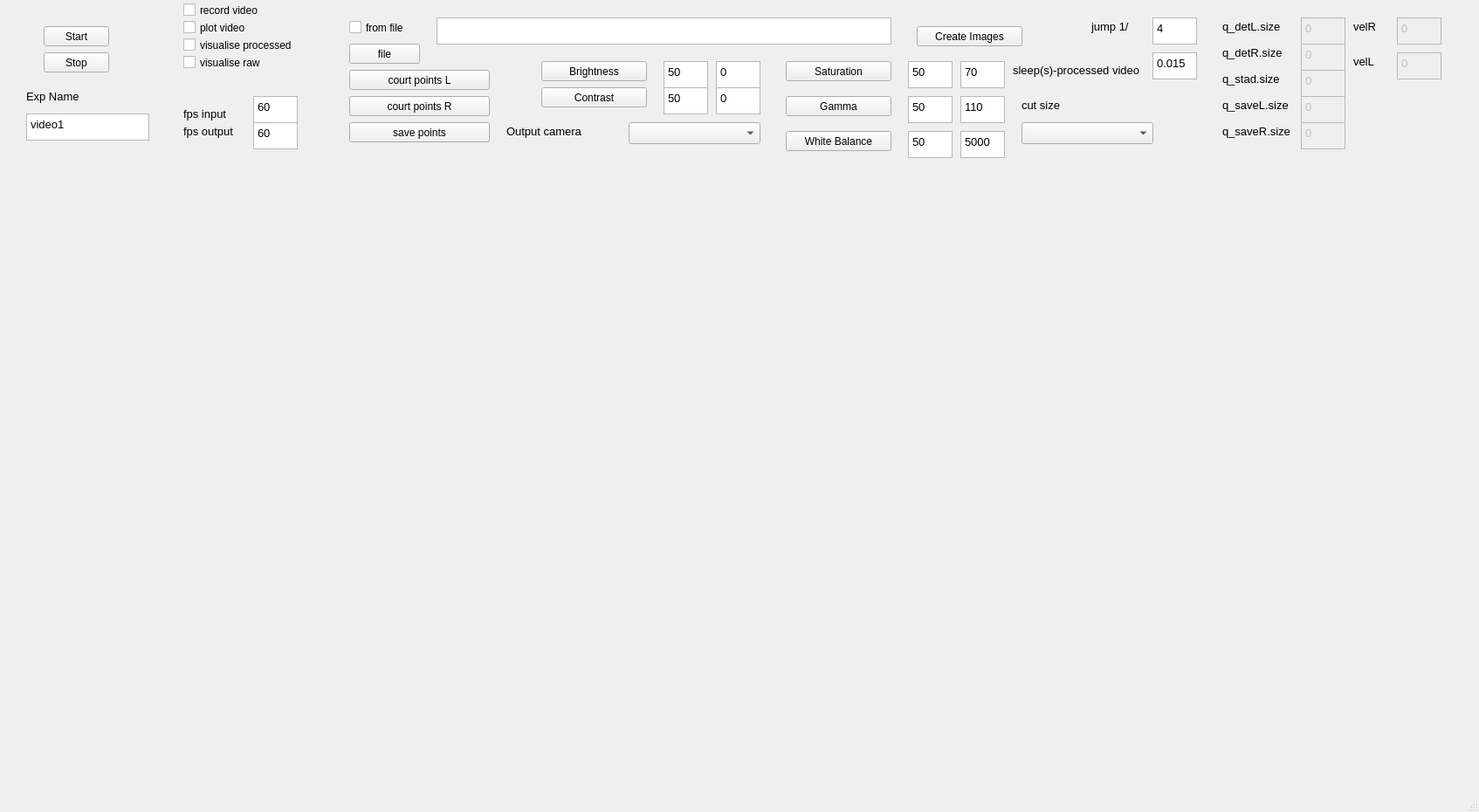
<?xml version="1.0" encoding="UTF-8"?>
<ui version="4.0">
 <class>MainWindow</class>
 <widget class="QMainWindow" name="MainWindow">
  <property name="geometry">
   <rect>
    <x>0</x>
    <y>0</y>
    <width>1694</width>
    <height>930</height>
   </rect>
  </property>
  <property name="windowTitle">
   <string>MainWindow</string>
  </property>
  <widget class="QWidget" name="centralwidget">
   <widget class="QPushButton" name="start_pushButton">
    <property name="geometry">
     <rect>
      <x>50</x>
      <y>30</y>
      <width>75</width>
      <height>23</height>
     </rect>
    </property>
    <property name="text">
     <string>Start</string>
    </property>
   </widget>
   <widget class="QPushButton" name="stop_pushButton">
    <property name="geometry">
     <rect>
      <x>50</x>
      <y>60</y>
      <width>75</width>
      <height>23</height>
     </rect>
    </property>
    <property name="text">
     <string>Stop</string>
    </property>
   </widget>
   <widget class="QTextEdit" name="fps_textEdit">
    <property name="geometry">
     <rect>
      <x>290</x>
      <y>110</y>
      <width>51</width>
      <height>31</height>
     </rect>
    </property>
    <property name="font">
     <font>
      <pointsize>10</pointsize>
     </font>
    </property>
    <property name="html">
     <string>&lt;!DOCTYPE HTML PUBLIC &quot;-//W3C//DTD HTML 4.0//EN&quot; &quot;http://www.w3.org/TR/REC-html40/strict.dtd&quot;&gt;
&lt;html&gt;&lt;head&gt;&lt;meta name=&quot;qrichtext&quot; content=&quot;1&quot; /&gt;&lt;style type=&quot;text/css&quot;&gt;
p, li { white-space: pre-wrap; }
&lt;/style&gt;&lt;/head&gt;&lt;body style=&quot; font-family:'Ubuntu'; font-size:10pt; font-weight:400; font-style:normal;&quot;&gt;
&lt;p style=&quot; margin-top:0px; margin-bottom:0px; margin-left:0px; margin-right:0px; -qt-block-indent:0; text-indent:0px;&quot;&gt;&lt;span style=&quot; font-family:'MS Shell Dlg 2';&quot;&gt;60&lt;/span&gt;&lt;/p&gt;&lt;/body&gt;&lt;/html&gt;</string>
    </property>
   </widget>
   <widget class="QLabel" name="label_11">
    <property name="geometry">
     <rect>
      <x>210</x>
      <y>120</y>
      <width>61</width>
      <height>20</height>
     </rect>
    </property>
    <property name="font">
     <font>
      <pointsize>10</pointsize>
     </font>
    </property>
    <property name="text">
     <string>fps input</string>
    </property>
   </widget>
   <widget class="QTextEdit" name="fps_repetition_textEdit">
    <property name="geometry">
     <rect>
      <x>290</x>
      <y>140</y>
      <width>51</width>
      <height>31</height>
     </rect>
    </property>
    <property name="font">
     <font>
      <pointsize>10</pointsize>
     </font>
    </property>
    <property name="html">
     <string>&lt;!DOCTYPE HTML PUBLIC &quot;-//W3C//DTD HTML 4.0//EN&quot; &quot;http://www.w3.org/TR/REC-html40/strict.dtd&quot;&gt;
&lt;html&gt;&lt;head&gt;&lt;meta name=&quot;qrichtext&quot; content=&quot;1&quot; /&gt;&lt;style type=&quot;text/css&quot;&gt;
p, li { white-space: pre-wrap; }
&lt;/style&gt;&lt;/head&gt;&lt;body style=&quot; font-family:'Ubuntu'; font-size:10pt; font-weight:400; font-style:normal;&quot;&gt;
&lt;p style=&quot; margin-top:0px; margin-bottom:0px; margin-left:0px; margin-right:0px; -qt-block-indent:0; text-indent:0px;&quot;&gt;&lt;span style=&quot; font-family:'MS Shell Dlg 2';&quot;&gt;60&lt;/span&gt;&lt;/p&gt;&lt;/body&gt;&lt;/html&gt;</string>
    </property>
   </widget>
   <widget class="QLabel" name="label_13">
    <property name="geometry">
     <rect>
      <x>210</x>
      <y>140</y>
      <width>101</width>
      <height>20</height>
     </rect>
    </property>
    <property name="font">
     <font>
      <pointsize>10</pointsize>
     </font>
    </property>
    <property name="text">
     <string>fps output</string>
    </property>
   </widget>
   <widget class="QLabel" name="initFrame_label">
    <property name="geometry">
     <rect>
      <x>40</x>
      <y>180</y>
      <width>721</width>
      <height>701</height>
     </rect>
    </property>
    <property name="autoFillBackground">
     <bool>true</bool>
    </property>
    <property name="text">
     <string/>
    </property>
   </widget>
   <widget class="QCheckBox" name="checkBox_plot_video">
    <property name="geometry">
     <rect>
      <x>210</x>
      <y>20</y>
      <width>131</width>
      <height>23</height>
     </rect>
    </property>
    <property name="text">
     <string>plot video</string>
    </property>
   </widget>
   <widget class="QPushButton" name="brightness_pushButton">
    <property name="geometry">
     <rect>
      <x>620</x>
      <y>70</y>
      <width>121</width>
      <height>23</height>
     </rect>
    </property>
    <property name="text">
     <string>Brightness</string>
    </property>
   </widget>
   <widget class="QTextEdit" name="brightness_textEdit">
    <property name="geometry">
     <rect>
      <x>760</x>
      <y>70</y>
      <width>51</width>
      <height>31</height>
     </rect>
    </property>
    <property name="font">
     <font>
      <pointsize>10</pointsize>
     </font>
    </property>
    <property name="html">
     <string>&lt;!DOCTYPE HTML PUBLIC &quot;-//W3C//DTD HTML 4.0//EN&quot; &quot;http://www.w3.org/TR/REC-html40/strict.dtd&quot;&gt;
&lt;html&gt;&lt;head&gt;&lt;meta name=&quot;qrichtext&quot; content=&quot;1&quot; /&gt;&lt;style type=&quot;text/css&quot;&gt;
p, li { white-space: pre-wrap; }
&lt;/style&gt;&lt;/head&gt;&lt;body style=&quot; font-family:'Ubuntu'; font-size:10pt; font-weight:400; font-style:normal;&quot;&gt;
&lt;p style=&quot; margin-top:0px; margin-bottom:0px; margin-left:0px; margin-right:0px; -qt-block-indent:0; text-indent:0px;&quot;&gt;&lt;span style=&quot; font-family:'MS Shell Dlg 2';&quot;&gt;50&lt;/span&gt;&lt;/p&gt;&lt;/body&gt;&lt;/html&gt;</string>
    </property>
   </widget>
   <widget class="QPushButton" name="contrast_pushButton">
    <property name="geometry">
     <rect>
      <x>620</x>
      <y>100</y>
      <width>121</width>
      <height>23</height>
     </rect>
    </property>
    <property name="text">
     <string>Contrast</string>
    </property>
   </widget>
   <widget class="QTextEdit" name="contrast_textEdit">
    <property name="geometry">
     <rect>
      <x>760</x>
      <y>100</y>
      <width>51</width>
      <height>31</height>
     </rect>
    </property>
    <property name="font">
     <font>
      <pointsize>10</pointsize>
     </font>
    </property>
    <property name="html">
     <string>&lt;!DOCTYPE HTML PUBLIC &quot;-//W3C//DTD HTML 4.0//EN&quot; &quot;http://www.w3.org/TR/REC-html40/strict.dtd&quot;&gt;
&lt;html&gt;&lt;head&gt;&lt;meta name=&quot;qrichtext&quot; content=&quot;1&quot; /&gt;&lt;style type=&quot;text/css&quot;&gt;
p, li { white-space: pre-wrap; }
&lt;/style&gt;&lt;/head&gt;&lt;body style=&quot; font-family:'Ubuntu'; font-size:10pt; font-weight:400; font-style:normal;&quot;&gt;
&lt;p style=&quot; margin-top:0px; margin-bottom:0px; margin-left:0px; margin-right:0px; -qt-block-indent:0; text-indent:0px;&quot;&gt;&lt;span style=&quot; font-family:'MS Shell Dlg 2';&quot;&gt;50&lt;/span&gt;&lt;/p&gt;&lt;/body&gt;&lt;/html&gt;</string>
    </property>
   </widget>
   <widget class="QLabel" name="initFrame2_label">
    <property name="geometry">
     <rect>
      <x>800</x>
      <y>190</y>
      <width>721</width>
      <height>691</height>
     </rect>
    </property>
    <property name="autoFillBackground">
     <bool>true</bool>
    </property>
    <property name="text">
     <string/>
    </property>
   </widget>
   <widget class="QTextEdit" name="folder_name_textEdit">
    <property name="geometry">
     <rect>
      <x>500</x>
      <y>20</y>
      <width>521</width>
      <height>31</height>
     </rect>
    </property>
    <property name="font">
     <font>
      <pointsize>10</pointsize>
     </font>
    </property>
    <property name="html">
     <string>&lt;!DOCTYPE HTML PUBLIC &quot;-//W3C//DTD HTML 4.0//EN&quot; &quot;http://www.w3.org/TR/REC-html40/strict.dtd&quot;&gt;
&lt;html&gt;&lt;head&gt;&lt;meta name=&quot;qrichtext&quot; content=&quot;1&quot; /&gt;&lt;style type=&quot;text/css&quot;&gt;
p, li { white-space: pre-wrap; }
&lt;/style&gt;&lt;/head&gt;&lt;body style=&quot; font-family:'Ubuntu'; font-size:10pt; font-weight:400; font-style:normal;&quot;&gt;
&lt;p style=&quot;-qt-paragraph-type:empty; margin-top:0px; margin-bottom:0px; margin-left:0px; margin-right:0px; -qt-block-indent:0; text-indent:0px;&quot;&gt;&lt;br /&gt;&lt;/p&gt;&lt;/body&gt;&lt;/html&gt;</string>
    </property>
   </widget>
   <widget class="QCheckBox" name="checkBox_visualise_raw">
    <property name="geometry">
     <rect>
      <x>210</x>
      <y>60</y>
      <width>131</width>
      <height>23</height>
     </rect>
    </property>
    <property name="text">
     <string>visualise raw</string>
    </property>
   </widget>
   <widget class="QCheckBox" name="checkBox_from_file">
    <property name="geometry">
     <rect>
      <x>400</x>
      <y>20</y>
      <width>131</width>
      <height>23</height>
     </rect>
    </property>
    <property name="text">
     <string>from file</string>
    </property>
   </widget>
   <widget class="QTextEdit" name="exp_name_textEdit">
    <property name="geometry">
     <rect>
      <x>30</x>
      <y>130</y>
      <width>141</width>
      <height>31</height>
     </rect>
    </property>
    <property name="font">
     <font>
      <pointsize>10</pointsize>
     </font>
    </property>
    <property name="html">
     <string>&lt;!DOCTYPE HTML PUBLIC &quot;-//W3C//DTD HTML 4.0//EN&quot; &quot;http://www.w3.org/TR/REC-html40/strict.dtd&quot;&gt;
&lt;html&gt;&lt;head&gt;&lt;meta name=&quot;qrichtext&quot; content=&quot;1&quot; /&gt;&lt;style type=&quot;text/css&quot;&gt;
p, li { white-space: pre-wrap; }
&lt;/style&gt;&lt;/head&gt;&lt;body style=&quot; font-family:'Ubuntu'; font-size:10pt; font-weight:400; font-style:normal;&quot;&gt;
&lt;p style=&quot; margin-top:0px; margin-bottom:0px; margin-left:0px; margin-right:0px; -qt-block-indent:0; text-indent:0px;&quot;&gt;video1&lt;/p&gt;&lt;/body&gt;&lt;/html&gt;</string>
    </property>
   </widget>
   <widget class="QLabel" name="label_12">
    <property name="geometry">
     <rect>
      <x>30</x>
      <y>100</y>
      <width>121</width>
      <height>20</height>
     </rect>
    </property>
    <property name="font">
     <font>
      <pointsize>10</pointsize>
     </font>
    </property>
    <property name="text">
     <string>Exp Name</string>
    </property>
   </widget>
   <widget class="QPushButton" name="create_images_pushButton">
    <property name="geometry">
     <rect>
      <x>1050</x>
      <y>30</y>
      <width>121</width>
      <height>23</height>
     </rect>
    </property>
    <property name="text">
     <string>Create Images</string>
    </property>
   </widget>
   <widget class="QTextEdit" name="saturation_textEdit">
    <property name="geometry">
     <rect>
      <x>1040</x>
      <y>70</y>
      <width>51</width>
      <height>31</height>
     </rect>
    </property>
    <property name="font">
     <font>
      <pointsize>10</pointsize>
     </font>
    </property>
    <property name="html">
     <string>&lt;!DOCTYPE HTML PUBLIC &quot;-//W3C//DTD HTML 4.0//EN&quot; &quot;http://www.w3.org/TR/REC-html40/strict.dtd&quot;&gt;
&lt;html&gt;&lt;head&gt;&lt;meta name=&quot;qrichtext&quot; content=&quot;1&quot; /&gt;&lt;style type=&quot;text/css&quot;&gt;
p, li { white-space: pre-wrap; }
&lt;/style&gt;&lt;/head&gt;&lt;body style=&quot; font-family:'Ubuntu'; font-size:10pt; font-weight:400; font-style:normal;&quot;&gt;
&lt;p style=&quot; margin-top:0px; margin-bottom:0px; margin-left:0px; margin-right:0px; -qt-block-indent:0; text-indent:0px;&quot;&gt;&lt;span style=&quot; font-family:'MS Shell Dlg 2';&quot;&gt;50&lt;/span&gt;&lt;/p&gt;&lt;/body&gt;&lt;/html&gt;</string>
    </property>
   </widget>
   <widget class="QPushButton" name="saturation_pushButton">
    <property name="geometry">
     <rect>
      <x>900</x>
      <y>70</y>
      <width>121</width>
      <height>23</height>
     </rect>
    </property>
    <property name="text">
     <string>Saturation</string>
    </property>
   </widget>
   <widget class="QTextEdit" name="contrast_textEdit_3">
    <property name="geometry">
     <rect>
      <x>1100</x>
      <y>70</y>
      <width>51</width>
      <height>31</height>
     </rect>
    </property>
    <property name="font">
     <font>
      <pointsize>10</pointsize>
     </font>
    </property>
    <property name="html">
     <string>&lt;!DOCTYPE HTML PUBLIC &quot;-//W3C//DTD HTML 4.0//EN&quot; &quot;http://www.w3.org/TR/REC-html40/strict.dtd&quot;&gt;
&lt;html&gt;&lt;head&gt;&lt;meta name=&quot;qrichtext&quot; content=&quot;1&quot; /&gt;&lt;style type=&quot;text/css&quot;&gt;
p, li { white-space: pre-wrap; }
&lt;/style&gt;&lt;/head&gt;&lt;body style=&quot; font-family:'Ubuntu'; font-size:10pt; font-weight:400; font-style:normal;&quot;&gt;
&lt;p style=&quot; margin-top:0px; margin-bottom:0px; margin-left:0px; margin-right:0px; -qt-block-indent:0; text-indent:0px;&quot;&gt;&lt;span style=&quot; font-family:'MS Shell Dlg 2';&quot;&gt;70&lt;/span&gt;&lt;/p&gt;&lt;/body&gt;&lt;/html&gt;</string>
    </property>
   </widget>
   <widget class="QTextEdit" name="contrast_textEdit_4">
    <property name="geometry">
     <rect>
      <x>1100</x>
      <y>110</y>
      <width>51</width>
      <height>31</height>
     </rect>
    </property>
    <property name="font">
     <font>
      <pointsize>10</pointsize>
     </font>
    </property>
    <property name="html">
     <string>&lt;!DOCTYPE HTML PUBLIC &quot;-//W3C//DTD HTML 4.0//EN&quot; &quot;http://www.w3.org/TR/REC-html40/strict.dtd&quot;&gt;
&lt;html&gt;&lt;head&gt;&lt;meta name=&quot;qrichtext&quot; content=&quot;1&quot; /&gt;&lt;style type=&quot;text/css&quot;&gt;
p, li { white-space: pre-wrap; }
&lt;/style&gt;&lt;/head&gt;&lt;body style=&quot; font-family:'Ubuntu'; font-size:10pt; font-weight:400; font-style:normal;&quot;&gt;
&lt;p style=&quot; margin-top:0px; margin-bottom:0px; margin-left:0px; margin-right:0px; -qt-block-indent:0; text-indent:0px;&quot;&gt;&lt;span style=&quot; font-family:'MS Shell Dlg 2';&quot;&gt;110&lt;/span&gt;&lt;/p&gt;&lt;/body&gt;&lt;/html&gt;</string>
    </property>
   </widget>
   <widget class="QTextEdit" name="gamma_textEdit">
    <property name="geometry">
     <rect>
      <x>1040</x>
      <y>110</y>
      <width>51</width>
      <height>31</height>
     </rect>
    </property>
    <property name="font">
     <font>
      <pointsize>10</pointsize>
     </font>
    </property>
    <property name="html">
     <string>&lt;!DOCTYPE HTML PUBLIC &quot;-//W3C//DTD HTML 4.0//EN&quot; &quot;http://www.w3.org/TR/REC-html40/strict.dtd&quot;&gt;
&lt;html&gt;&lt;head&gt;&lt;meta name=&quot;qrichtext&quot; content=&quot;1&quot; /&gt;&lt;style type=&quot;text/css&quot;&gt;
p, li { white-space: pre-wrap; }
&lt;/style&gt;&lt;/head&gt;&lt;body style=&quot; font-family:'Ubuntu'; font-size:10pt; font-weight:400; font-style:normal;&quot;&gt;
&lt;p style=&quot; margin-top:0px; margin-bottom:0px; margin-left:0px; margin-right:0px; -qt-block-indent:0; text-indent:0px;&quot;&gt;&lt;span style=&quot; font-family:'MS Shell Dlg 2';&quot;&gt;50&lt;/span&gt;&lt;/p&gt;&lt;/body&gt;&lt;/html&gt;</string>
    </property>
   </widget>
   <widget class="QPushButton" name="gamma_pushButton">
    <property name="geometry">
     <rect>
      <x>900</x>
      <y>110</y>
      <width>121</width>
      <height>23</height>
     </rect>
    </property>
    <property name="text">
     <string>Gamma</string>
    </property>
   </widget>
   <widget class="QPushButton" name="white_balance_pushButton">
    <property name="geometry">
     <rect>
      <x>900</x>
      <y>150</y>
      <width>121</width>
      <height>23</height>
     </rect>
    </property>
    <property name="text">
     <string>White Balance</string>
    </property>
   </widget>
   <widget class="QTextEdit" name="white_balance_textEdit">
    <property name="geometry">
     <rect>
      <x>1040</x>
      <y>150</y>
      <width>51</width>
      <height>31</height>
     </rect>
    </property>
    <property name="font">
     <font>
      <pointsize>10</pointsize>
     </font>
    </property>
    <property name="html">
     <string>&lt;!DOCTYPE HTML PUBLIC &quot;-//W3C//DTD HTML 4.0//EN&quot; &quot;http://www.w3.org/TR/REC-html40/strict.dtd&quot;&gt;
&lt;html&gt;&lt;head&gt;&lt;meta name=&quot;qrichtext&quot; content=&quot;1&quot; /&gt;&lt;style type=&quot;text/css&quot;&gt;
p, li { white-space: pre-wrap; }
&lt;/style&gt;&lt;/head&gt;&lt;body style=&quot; font-family:'Ubuntu'; font-size:10pt; font-weight:400; font-style:normal;&quot;&gt;
&lt;p style=&quot; margin-top:0px; margin-bottom:0px; margin-left:0px; margin-right:0px; -qt-block-indent:0; text-indent:0px;&quot;&gt;&lt;span style=&quot; font-family:'MS Shell Dlg 2';&quot;&gt;50&lt;/span&gt;&lt;/p&gt;&lt;/body&gt;&lt;/html&gt;</string>
    </property>
   </widget>
   <widget class="QTextEdit" name="gamma_textEdit_3">
    <property name="geometry">
     <rect>
      <x>1100</x>
      <y>150</y>
      <width>51</width>
      <height>31</height>
     </rect>
    </property>
    <property name="font">
     <font>
      <pointsize>10</pointsize>
     </font>
    </property>
    <property name="html">
     <string>&lt;!DOCTYPE HTML PUBLIC &quot;-//W3C//DTD HTML 4.0//EN&quot; &quot;http://www.w3.org/TR/REC-html40/strict.dtd&quot;&gt;
&lt;html&gt;&lt;head&gt;&lt;meta name=&quot;qrichtext&quot; content=&quot;1&quot; /&gt;&lt;style type=&quot;text/css&quot;&gt;
p, li { white-space: pre-wrap; }
&lt;/style&gt;&lt;/head&gt;&lt;body style=&quot; font-family:'Ubuntu'; font-size:10pt; font-weight:400; font-style:normal;&quot;&gt;
&lt;p style=&quot; margin-top:0px; margin-bottom:0px; margin-left:0px; margin-right:0px; -qt-block-indent:0; text-indent:0px;&quot;&gt;&lt;span style=&quot; font-family:'MS Shell Dlg 2';&quot;&gt;5000&lt;/span&gt;&lt;/p&gt;&lt;/body&gt;&lt;/html&gt;</string>
    </property>
   </widget>
   <widget class="QTextEdit" name="contrast_textEdit_2">
    <property name="geometry">
     <rect>
      <x>820</x>
      <y>100</y>
      <width>51</width>
      <height>31</height>
     </rect>
    </property>
    <property name="font">
     <font>
      <pointsize>10</pointsize>
     </font>
    </property>
    <property name="html">
     <string>&lt;!DOCTYPE HTML PUBLIC &quot;-//W3C//DTD HTML 4.0//EN&quot; &quot;http://www.w3.org/TR/REC-html40/strict.dtd&quot;&gt;
&lt;html&gt;&lt;head&gt;&lt;meta name=&quot;qrichtext&quot; content=&quot;1&quot; /&gt;&lt;style type=&quot;text/css&quot;&gt;
p, li { white-space: pre-wrap; }
&lt;/style&gt;&lt;/head&gt;&lt;body style=&quot; font-family:'Ubuntu'; font-size:10pt; font-weight:400; font-style:normal;&quot;&gt;
&lt;p style=&quot; margin-top:0px; margin-bottom:0px; margin-left:0px; margin-right:0px; -qt-block-indent:0; text-indent:0px;&quot;&gt;&lt;span style=&quot; font-family:'MS Shell Dlg 2';&quot;&gt;0&lt;/span&gt;&lt;/p&gt;&lt;/body&gt;&lt;/html&gt;</string>
    </property>
   </widget>
   <widget class="QTextEdit" name="brightness_textEdit_2">
    <property name="geometry">
     <rect>
      <x>820</x>
      <y>70</y>
      <width>51</width>
      <height>31</height>
     </rect>
    </property>
    <property name="font">
     <font>
      <pointsize>10</pointsize>
     </font>
    </property>
    <property name="html">
     <string>&lt;!DOCTYPE HTML PUBLIC &quot;-//W3C//DTD HTML 4.0//EN&quot; &quot;http://www.w3.org/TR/REC-html40/strict.dtd&quot;&gt;
&lt;html&gt;&lt;head&gt;&lt;meta name=&quot;qrichtext&quot; content=&quot;1&quot; /&gt;&lt;style type=&quot;text/css&quot;&gt;
p, li { white-space: pre-wrap; }
&lt;/style&gt;&lt;/head&gt;&lt;body style=&quot; font-family:'Ubuntu'; font-size:10pt; font-weight:400; font-style:normal;&quot;&gt;
&lt;p style=&quot; margin-top:0px; margin-bottom:0px; margin-left:0px; margin-right:0px; -qt-block-indent:0; text-indent:0px;&quot;&gt;&lt;span style=&quot; font-family:'MS Shell Dlg 2';&quot;&gt;0&lt;/span&gt;&lt;/p&gt;&lt;/body&gt;&lt;/html&gt;</string>
    </property>
   </widget>
   <widget class="QPushButton" name="file_pushButton">
    <property name="geometry">
     <rect>
      <x>400</x>
      <y>50</y>
      <width>81</width>
      <height>23</height>
     </rect>
    </property>
    <property name="text">
     <string>file</string>
    </property>
   </widget>
   <widget class="QPushButton" name="court_points_L_pushButton">
    <property name="geometry">
     <rect>
      <x>400</x>
      <y>80</y>
      <width>161</width>
      <height>23</height>
     </rect>
    </property>
    <property name="text">
     <string>court points L</string>
    </property>
   </widget>
   <widget class="QPushButton" name="save_points_pushButton">
    <property name="geometry">
     <rect>
      <x>400</x>
      <y>140</y>
      <width>161</width>
      <height>23</height>
     </rect>
    </property>
    <property name="text">
     <string>save points</string>
    </property>
   </widget>
   <widget class="QPushButton" name="court_points_R_pushButton">
    <property name="geometry">
     <rect>
      <x>400</x>
      <y>110</y>
      <width>161</width>
      <height>23</height>
     </rect>
    </property>
    <property name="text">
     <string>court points R</string>
    </property>
   </widget>
   <widget class="QComboBox" name="img_size_comboBox">
    <property name="geometry">
     <rect>
      <x>720</x>
      <y>140</y>
      <width>151</width>
      <height>25</height>
     </rect>
    </property>
   </widget>
   <widget class="QComboBox" name="cut_comboBox">
    <property name="geometry">
     <rect>
      <x>1170</x>
      <y>140</y>
      <width>151</width>
      <height>25</height>
     </rect>
    </property>
   </widget>
   <widget class="QLabel" name="label_14">
    <property name="geometry">
     <rect>
      <x>1170</x>
      <y>110</y>
      <width>181</width>
      <height>20</height>
     </rect>
    </property>
    <property name="font">
     <font>
      <pointsize>10</pointsize>
     </font>
    </property>
    <property name="text">
     <string>cut size</string>
    </property>
   </widget>
   <widget class="QLabel" name="label_15">
    <property name="geometry">
     <rect>
      <x>580</x>
      <y>140</y>
      <width>141</width>
      <height>20</height>
     </rect>
    </property>
    <property name="font">
     <font>
      <pointsize>10</pointsize>
     </font>
    </property>
    <property name="text">
     <string>Output camera</string>
    </property>
   </widget>
   <widget class="QTextEdit" name="jumps_textEdit">
    <property name="geometry">
     <rect>
      <x>1320</x>
      <y>20</y>
      <width>51</width>
      <height>31</height>
     </rect>
    </property>
    <property name="font">
     <font>
      <pointsize>10</pointsize>
     </font>
    </property>
    <property name="html">
     <string>&lt;!DOCTYPE HTML PUBLIC &quot;-//W3C//DTD HTML 4.0//EN&quot; &quot;http://www.w3.org/TR/REC-html40/strict.dtd&quot;&gt;
&lt;html&gt;&lt;head&gt;&lt;meta name=&quot;qrichtext&quot; content=&quot;1&quot; /&gt;&lt;style type=&quot;text/css&quot;&gt;
p, li { white-space: pre-wrap; }
&lt;/style&gt;&lt;/head&gt;&lt;body style=&quot; font-family:'Ubuntu'; font-size:10pt; font-weight:400; font-style:normal;&quot;&gt;
&lt;p style=&quot; margin-top:0px; margin-bottom:0px; margin-left:0px; margin-right:0px; -qt-block-indent:0; text-indent:0px;&quot;&gt;&lt;span style=&quot; font-family:'MS Shell Dlg 2';&quot;&gt;4&lt;/span&gt;&lt;/p&gt;&lt;/body&gt;&lt;/html&gt;</string>
    </property>
   </widget>
   <widget class="QLabel" name="label_16">
    <property name="geometry">
     <rect>
      <x>1250</x>
      <y>20</y>
      <width>61</width>
      <height>20</height>
     </rect>
    </property>
    <property name="font">
     <font>
      <pointsize>10</pointsize>
     </font>
    </property>
    <property name="text">
     <string>jump 1/</string>
    </property>
   </widget>
   <widget class="QTextEdit" name="time_sleep_textEdit">
    <property name="geometry">
     <rect>
      <x>1320</x>
      <y>60</y>
      <width>51</width>
      <height>31</height>
     </rect>
    </property>
    <property name="font">
     <font>
      <pointsize>10</pointsize>
     </font>
    </property>
    <property name="html">
     <string>&lt;!DOCTYPE HTML PUBLIC &quot;-//W3C//DTD HTML 4.0//EN&quot; &quot;http://www.w3.org/TR/REC-html40/strict.dtd&quot;&gt;
&lt;html&gt;&lt;head&gt;&lt;meta name=&quot;qrichtext&quot; content=&quot;1&quot; /&gt;&lt;style type=&quot;text/css&quot;&gt;
p, li { white-space: pre-wrap; }
&lt;/style&gt;&lt;/head&gt;&lt;body style=&quot; font-family:'Ubuntu'; font-size:10pt; font-weight:400; font-style:normal;&quot;&gt;
&lt;p style=&quot; margin-top:0px; margin-bottom:0px; margin-left:0px; margin-right:0px; -qt-block-indent:0; text-indent:0px;&quot;&gt;&lt;span style=&quot; font-family:'MS Shell Dlg 2';&quot;&gt;0.015&lt;/span&gt;&lt;/p&gt;&lt;/body&gt;&lt;/html&gt;</string>
    </property>
   </widget>
   <widget class="QLabel" name="label_17">
    <property name="geometry">
     <rect>
      <x>1160</x>
      <y>70</y>
      <width>161</width>
      <height>20</height>
     </rect>
    </property>
    <property name="font">
     <font>
      <pointsize>10</pointsize>
     </font>
    </property>
    <property name="text">
     <string>sleep(s)-processed video</string>
    </property>
   </widget>
   <widget class="QTextEdit" name="qdetR_size_textEdit">
    <property name="enabled">
     <bool>false</bool>
    </property>
    <property name="geometry">
     <rect>
      <x>1490</x>
      <y>20</y>
      <width>51</width>
      <height>31</height>
     </rect>
    </property>
    <property name="font">
     <font>
      <pointsize>10</pointsize>
     </font>
    </property>
    <property name="html">
     <string>&lt;!DOCTYPE HTML PUBLIC &quot;-//W3C//DTD HTML 4.0//EN&quot; &quot;http://www.w3.org/TR/REC-html40/strict.dtd&quot;&gt;
&lt;html&gt;&lt;head&gt;&lt;meta name=&quot;qrichtext&quot; content=&quot;1&quot; /&gt;&lt;style type=&quot;text/css&quot;&gt;
p, li { white-space: pre-wrap; }
&lt;/style&gt;&lt;/head&gt;&lt;body style=&quot; font-family:'Ubuntu'; font-size:10pt; font-weight:400; font-style:normal;&quot;&gt;
&lt;p style=&quot; margin-top:0px; margin-bottom:0px; margin-left:0px; margin-right:0px; -qt-block-indent:0; text-indent:0px;&quot;&gt;&lt;span style=&quot; font-family:'MS Shell Dlg 2';&quot;&gt;0&lt;/span&gt;&lt;/p&gt;&lt;/body&gt;&lt;/html&gt;</string>
    </property>
   </widget>
   <widget class="QLabel" name="label_18">
    <property name="geometry">
     <rect>
      <x>1400</x>
      <y>20</y>
      <width>81</width>
      <height>20</height>
     </rect>
    </property>
    <property name="font">
     <font>
      <pointsize>10</pointsize>
     </font>
    </property>
    <property name="text">
     <string>q_detL.size</string>
    </property>
   </widget>
   <widget class="QTextEdit" name="qdetL_size_textEdit">
    <property name="enabled">
     <bool>false</bool>
    </property>
    <property name="geometry">
     <rect>
      <x>1490</x>
      <y>50</y>
      <width>51</width>
      <height>31</height>
     </rect>
    </property>
    <property name="font">
     <font>
      <pointsize>10</pointsize>
     </font>
    </property>
    <property name="html">
     <string>&lt;!DOCTYPE HTML PUBLIC &quot;-//W3C//DTD HTML 4.0//EN&quot; &quot;http://www.w3.org/TR/REC-html40/strict.dtd&quot;&gt;
&lt;html&gt;&lt;head&gt;&lt;meta name=&quot;qrichtext&quot; content=&quot;1&quot; /&gt;&lt;style type=&quot;text/css&quot;&gt;
p, li { white-space: pre-wrap; }
&lt;/style&gt;&lt;/head&gt;&lt;body style=&quot; font-family:'Ubuntu'; font-size:10pt; font-weight:400; font-style:normal;&quot;&gt;
&lt;p style=&quot; margin-top:0px; margin-bottom:0px; margin-left:0px; margin-right:0px; -qt-block-indent:0; text-indent:0px;&quot;&gt;&lt;span style=&quot; font-family:'MS Shell Dlg 2';&quot;&gt;0&lt;/span&gt;&lt;/p&gt;&lt;/body&gt;&lt;/html&gt;</string>
    </property>
   </widget>
   <widget class="QLabel" name="label_19">
    <property name="geometry">
     <rect>
      <x>1400</x>
      <y>50</y>
      <width>81</width>
      <height>20</height>
     </rect>
    </property>
    <property name="font">
     <font>
      <pointsize>10</pointsize>
     </font>
    </property>
    <property name="text">
     <string>q_detR.size</string>
    </property>
   </widget>
   <widget class="QTextEdit" name="qsaveR_size_textEdit">
    <property name="enabled">
     <bool>false</bool>
    </property>
    <property name="geometry">
     <rect>
      <x>1490</x>
      <y>110</y>
      <width>51</width>
      <height>31</height>
     </rect>
    </property>
    <property name="font">
     <font>
      <pointsize>10</pointsize>
     </font>
    </property>
    <property name="html">
     <string>&lt;!DOCTYPE HTML PUBLIC &quot;-//W3C//DTD HTML 4.0//EN&quot; &quot;http://www.w3.org/TR/REC-html40/strict.dtd&quot;&gt;
&lt;html&gt;&lt;head&gt;&lt;meta name=&quot;qrichtext&quot; content=&quot;1&quot; /&gt;&lt;style type=&quot;text/css&quot;&gt;
p, li { white-space: pre-wrap; }
&lt;/style&gt;&lt;/head&gt;&lt;body style=&quot; font-family:'Ubuntu'; font-size:10pt; font-weight:400; font-style:normal;&quot;&gt;
&lt;p style=&quot; margin-top:0px; margin-bottom:0px; margin-left:0px; margin-right:0px; -qt-block-indent:0; text-indent:0px;&quot;&gt;&lt;span style=&quot; font-family:'MS Shell Dlg 2';&quot;&gt;0&lt;/span&gt;&lt;/p&gt;&lt;/body&gt;&lt;/html&gt;</string>
    </property>
   </widget>
   <widget class="QLabel" name="label_20">
    <property name="geometry">
     <rect>
      <x>1400</x>
      <y>140</y>
      <width>81</width>
      <height>20</height>
     </rect>
    </property>
    <property name="font">
     <font>
      <pointsize>10</pointsize>
     </font>
    </property>
    <property name="text">
     <string>q_saveR.size</string>
    </property>
   </widget>
   <widget class="QTextEdit" name="qsaveL_size_textEdit">
    <property name="enabled">
     <bool>false</bool>
    </property>
    <property name="geometry">
     <rect>
      <x>1490</x>
      <y>140</y>
      <width>51</width>
      <height>31</height>
     </rect>
    </property>
    <property name="font">
     <font>
      <pointsize>10</pointsize>
     </font>
    </property>
    <property name="html">
     <string>&lt;!DOCTYPE HTML PUBLIC &quot;-//W3C//DTD HTML 4.0//EN&quot; &quot;http://www.w3.org/TR/REC-html40/strict.dtd&quot;&gt;
&lt;html&gt;&lt;head&gt;&lt;meta name=&quot;qrichtext&quot; content=&quot;1&quot; /&gt;&lt;style type=&quot;text/css&quot;&gt;
p, li { white-space: pre-wrap; }
&lt;/style&gt;&lt;/head&gt;&lt;body style=&quot; font-family:'Ubuntu'; font-size:10pt; font-weight:400; font-style:normal;&quot;&gt;
&lt;p style=&quot; margin-top:0px; margin-bottom:0px; margin-left:0px; margin-right:0px; -qt-block-indent:0; text-indent:0px;&quot;&gt;&lt;span style=&quot; font-family:'MS Shell Dlg 2';&quot;&gt;0&lt;/span&gt;&lt;/p&gt;&lt;/body&gt;&lt;/html&gt;</string>
    </property>
   </widget>
   <widget class="QLabel" name="label_21">
    <property name="geometry">
     <rect>
      <x>1400</x>
      <y>110</y>
      <width>81</width>
      <height>20</height>
     </rect>
    </property>
    <property name="font">
     <font>
      <pointsize>10</pointsize>
     </font>
    </property>
    <property name="text">
     <string>q_saveL.size</string>
    </property>
   </widget>
   <widget class="QTextEdit" name="qstad_size_textEdit">
    <property name="enabled">
     <bool>false</bool>
    </property>
    <property name="geometry">
     <rect>
      <x>1490</x>
      <y>80</y>
      <width>51</width>
      <height>31</height>
     </rect>
    </property>
    <property name="font">
     <font>
      <pointsize>10</pointsize>
     </font>
    </property>
    <property name="html">
     <string>&lt;!DOCTYPE HTML PUBLIC &quot;-//W3C//DTD HTML 4.0//EN&quot; &quot;http://www.w3.org/TR/REC-html40/strict.dtd&quot;&gt;
&lt;html&gt;&lt;head&gt;&lt;meta name=&quot;qrichtext&quot; content=&quot;1&quot; /&gt;&lt;style type=&quot;text/css&quot;&gt;
p, li { white-space: pre-wrap; }
&lt;/style&gt;&lt;/head&gt;&lt;body style=&quot; font-family:'Ubuntu'; font-size:10pt; font-weight:400; font-style:normal;&quot;&gt;
&lt;p style=&quot; margin-top:0px; margin-bottom:0px; margin-left:0px; margin-right:0px; -qt-block-indent:0; text-indent:0px;&quot;&gt;&lt;span style=&quot; font-family:'MS Shell Dlg 2';&quot;&gt;0&lt;/span&gt;&lt;/p&gt;&lt;/body&gt;&lt;/html&gt;</string>
    </property>
   </widget>
   <widget class="QLabel" name="label_22">
    <property name="geometry">
     <rect>
      <x>1400</x>
      <y>80</y>
      <width>81</width>
      <height>20</height>
     </rect>
    </property>
    <property name="font">
     <font>
      <pointsize>10</pointsize>
     </font>
    </property>
    <property name="text">
     <string>q_stad.size</string>
    </property>
   </widget>
   <widget class="QTextEdit" name="velR_textEdit">
    <property name="enabled">
     <bool>false</bool>
    </property>
    <property name="geometry">
     <rect>
      <x>1600</x>
      <y>20</y>
      <width>51</width>
      <height>31</height>
     </rect>
    </property>
    <property name="font">
     <font>
      <pointsize>10</pointsize>
     </font>
    </property>
    <property name="html">
     <string>&lt;!DOCTYPE HTML PUBLIC &quot;-//W3C//DTD HTML 4.0//EN&quot; &quot;http://www.w3.org/TR/REC-html40/strict.dtd&quot;&gt;
&lt;html&gt;&lt;head&gt;&lt;meta name=&quot;qrichtext&quot; content=&quot;1&quot; /&gt;&lt;style type=&quot;text/css&quot;&gt;
p, li { white-space: pre-wrap; }
&lt;/style&gt;&lt;/head&gt;&lt;body style=&quot; font-family:'Ubuntu'; font-size:10pt; font-weight:400; font-style:normal;&quot;&gt;
&lt;p style=&quot; margin-top:0px; margin-bottom:0px; margin-left:0px; margin-right:0px; -qt-block-indent:0; text-indent:0px;&quot;&gt;&lt;span style=&quot; font-family:'MS Shell Dlg 2';&quot;&gt;0&lt;/span&gt;&lt;/p&gt;&lt;/body&gt;&lt;/html&gt;</string>
    </property>
   </widget>
   <widget class="QLabel" name="label_23">
    <property name="geometry">
     <rect>
      <x>1550</x>
      <y>20</y>
      <width>51</width>
      <height>20</height>
     </rect>
    </property>
    <property name="font">
     <font>
      <pointsize>10</pointsize>
     </font>
    </property>
    <property name="text">
     <string>velR</string>
    </property>
   </widget>
   <widget class="QTextEdit" name="velL_textEdit">
    <property name="enabled">
     <bool>false</bool>
    </property>
    <property name="geometry">
     <rect>
      <x>1600</x>
      <y>60</y>
      <width>51</width>
      <height>31</height>
     </rect>
    </property>
    <property name="font">
     <font>
      <pointsize>10</pointsize>
     </font>
    </property>
    <property name="html">
     <string>&lt;!DOCTYPE HTML PUBLIC &quot;-//W3C//DTD HTML 4.0//EN&quot; &quot;http://www.w3.org/TR/REC-html40/strict.dtd&quot;&gt;
&lt;html&gt;&lt;head&gt;&lt;meta name=&quot;qrichtext&quot; content=&quot;1&quot; /&gt;&lt;style type=&quot;text/css&quot;&gt;
p, li { white-space: pre-wrap; }
&lt;/style&gt;&lt;/head&gt;&lt;body style=&quot; font-family:'Ubuntu'; font-size:10pt; font-weight:400; font-style:normal;&quot;&gt;
&lt;p style=&quot; margin-top:0px; margin-bottom:0px; margin-left:0px; margin-right:0px; -qt-block-indent:0; text-indent:0px;&quot;&gt;&lt;span style=&quot; font-family:'MS Shell Dlg 2';&quot;&gt;0&lt;/span&gt;&lt;/p&gt;&lt;/body&gt;&lt;/html&gt;</string>
    </property>
   </widget>
   <widget class="QLabel" name="label_24">
    <property name="geometry">
     <rect>
      <x>1550</x>
      <y>60</y>
      <width>51</width>
      <height>20</height>
     </rect>
    </property>
    <property name="font">
     <font>
      <pointsize>10</pointsize>
     </font>
    </property>
    <property name="text">
     <string>velL</string>
    </property>
   </widget>
   <widget class="QCheckBox" name="checkBox_record_video">
    <property name="geometry">
     <rect>
      <x>210</x>
      <y>0</y>
      <width>131</width>
      <height>23</height>
     </rect>
    </property>
    <property name="text">
     <string>record video</string>
    </property>
   </widget>
   <widget class="QCheckBox" name="checkBox_visualise_processed">
    <property name="geometry">
     <rect>
      <x>210</x>
      <y>40</y>
      <width>151</width>
      <height>23</height>
     </rect>
    </property>
    <property name="text">
     <string>visualise processed</string>
    </property>
   </widget>
  </widget>
  <widget class="QMenuBar" name="menubar">
   <property name="geometry">
    <rect>
     <x>0</x>
     <y>0</y>
     <width>1694</width>
     <height>22</height>
    </rect>
   </property>
  </widget>
  <widget class="QStatusBar" name="statusbar"/>
 </widget>
 <resources/>
 <connections/>
</ui>
